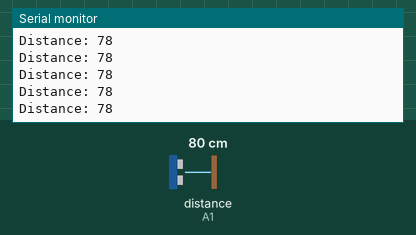
This sketch was run on a simulated Arduino Uno, built with avr-gcc and run on an emulated ATmega328P. Parts: the last lines printed to the serial monitor. Wiring (inferred from the names in the program): ultrasonic range finder: trigger A0; echo A1. The test bench sets the inputs (shaded band); at power-on: distance to the obstacle (sensor on A1) 80 cm. The echo pulse lasts 58.3 µs per cm.

Above: at 1.2 s.
1.3 s: distance to the obstacle (sensor on A1) set to 2 cm
At 2.1 s:
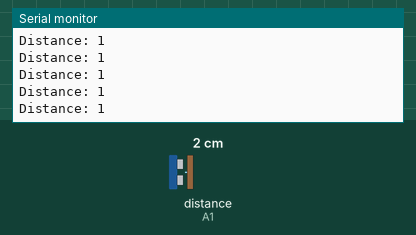
4.3 s: distance to the obstacle (sensor on A1) set to 120 cm
At 5.4 s:
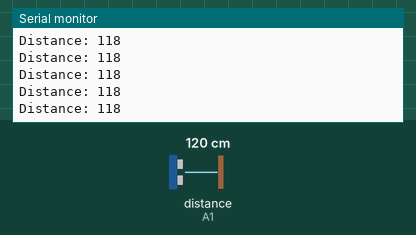
7.3 s: distance to the obstacle (sensor on A1) set to 4 cm
At 8.3 s:
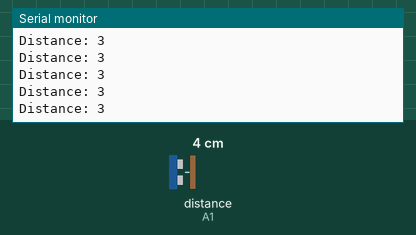
10.3 s: distance to the obstacle (sensor on A1) set to 18 cm
At 10.9 s:
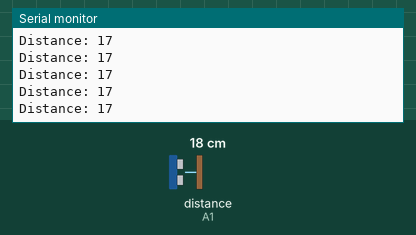
Timing chart, 0 to 13.3 s (numbered marks = the images above; inputs shaded):
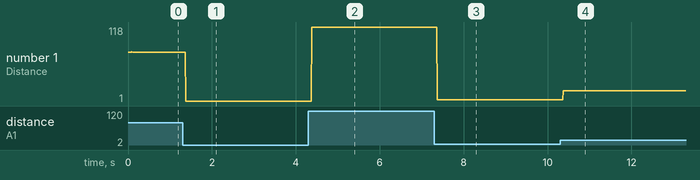

Measured:
- after the input at 1.3 s, the serial monitor: prints a new line after 0.07 s (image 1)
- after the input at 4.3 s, the serial monitor: prints a new line after 0.08 s (image 2)
- after the input at 7.3 s, the serial monitor: prints a new line after 0.07 s (image 3)
- after the input at 10.3 s, the serial monitor: prints a new line after 0.07 s (image 4)
- plotted number 1: 78 → 1 after the input at 1.3 s, 1 → 118 after the input at 4.3 s, 118 → 3 after the input at 7.3 s, 3 → 1 after the input at 10.3 s

The sketch:

sensor1.ino
```cpp
#define TRIG_PIN A0
#define ECHO_PIN A1

// defines variables
long duration;
int distance;
void setup() {
  pinMode(TRIG_PIN, OUTPUT); // Sets the trigPin as an Output
  pinMode(ECHO_PIN, INPUT); // Sets the echoPin as an Input
  Serial.begin(9600); // Starts the serial communication
}

void loop() {
  // Clears the trigPin
  digitalWrite(TRIG_PIN, LOW);
  delayMicroseconds(2);

  // Sets the TRIG_PIN on HIGH state for 10 micro seconds
  digitalWrite(TRIG_PIN, HIGH);
  delayMicroseconds(10);
  digitalWrite(TRIG_PIN, LOW);

  // Reads the echoPin, returns the sound wave travel time in microseconds
  duration = pulseIn(ECHO_PIN, HIGH);
  // Calculating the distance
  distance= duration*0.034/2;
  // Prints the distance on the Serial Monitor
  Serial.print("Distance: ");
  Serial.println(distance);
}
```
